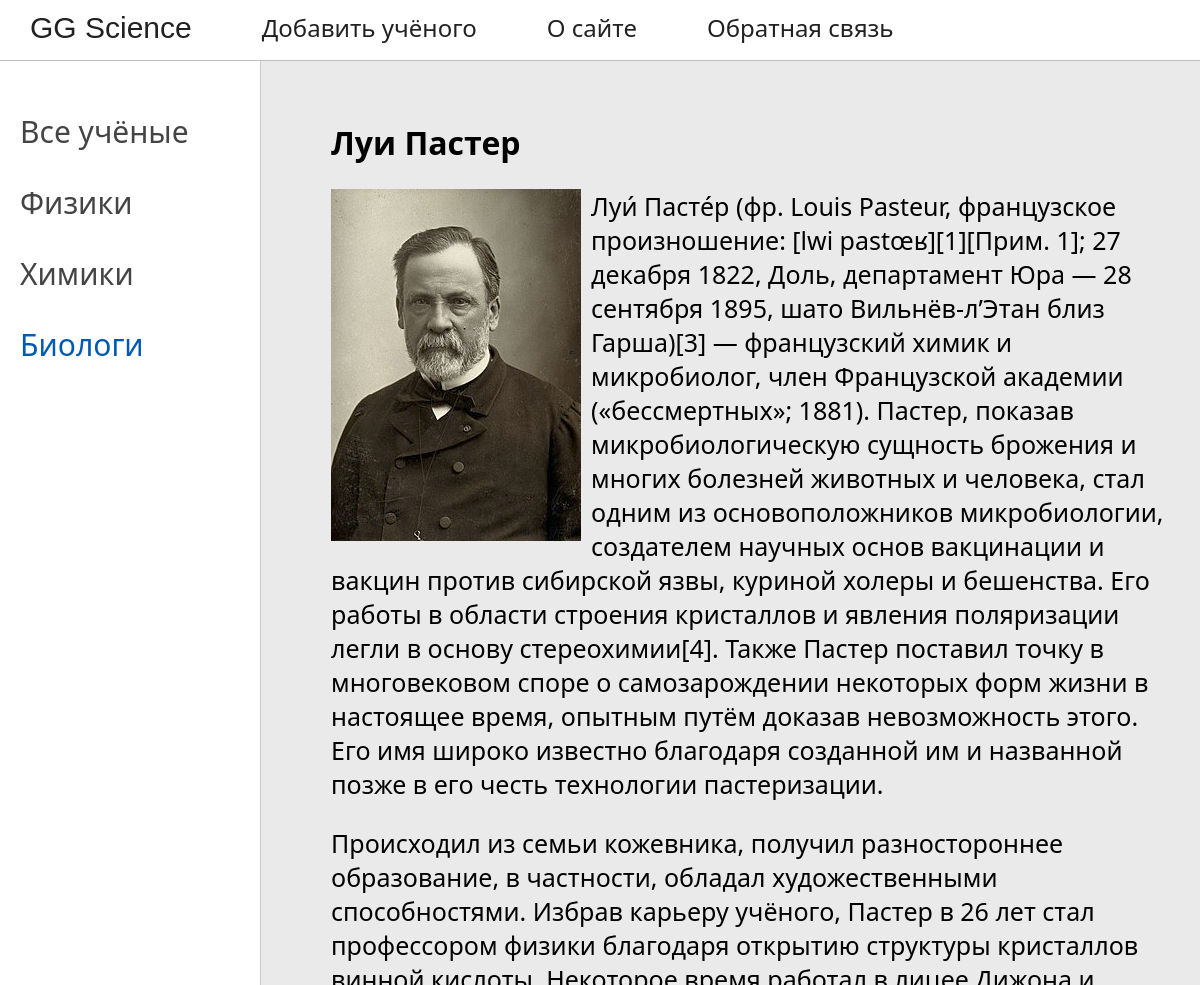
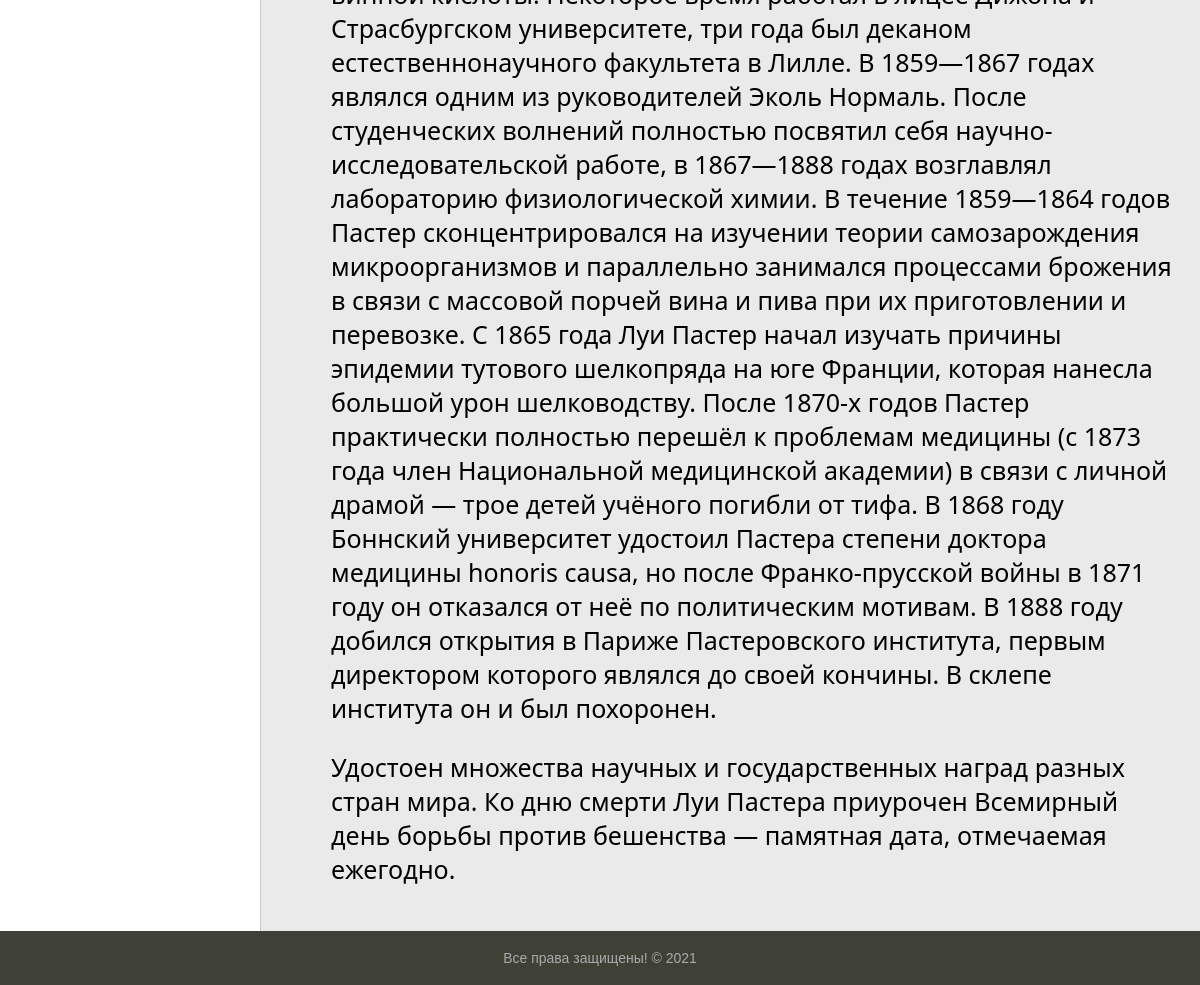
The page /show_post/lui-psater/ on the database as committed earlier (2 pictures, top to bottom).
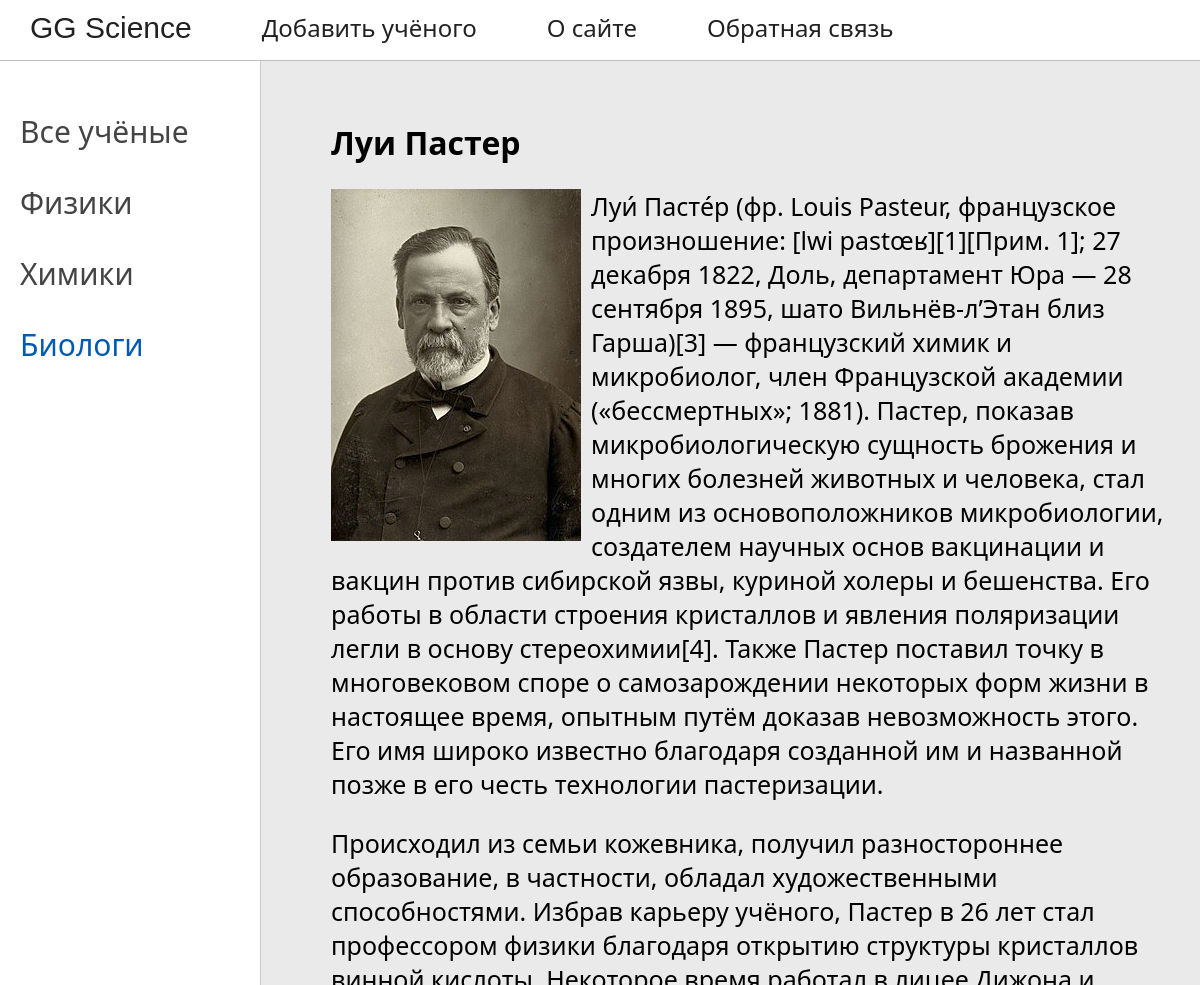
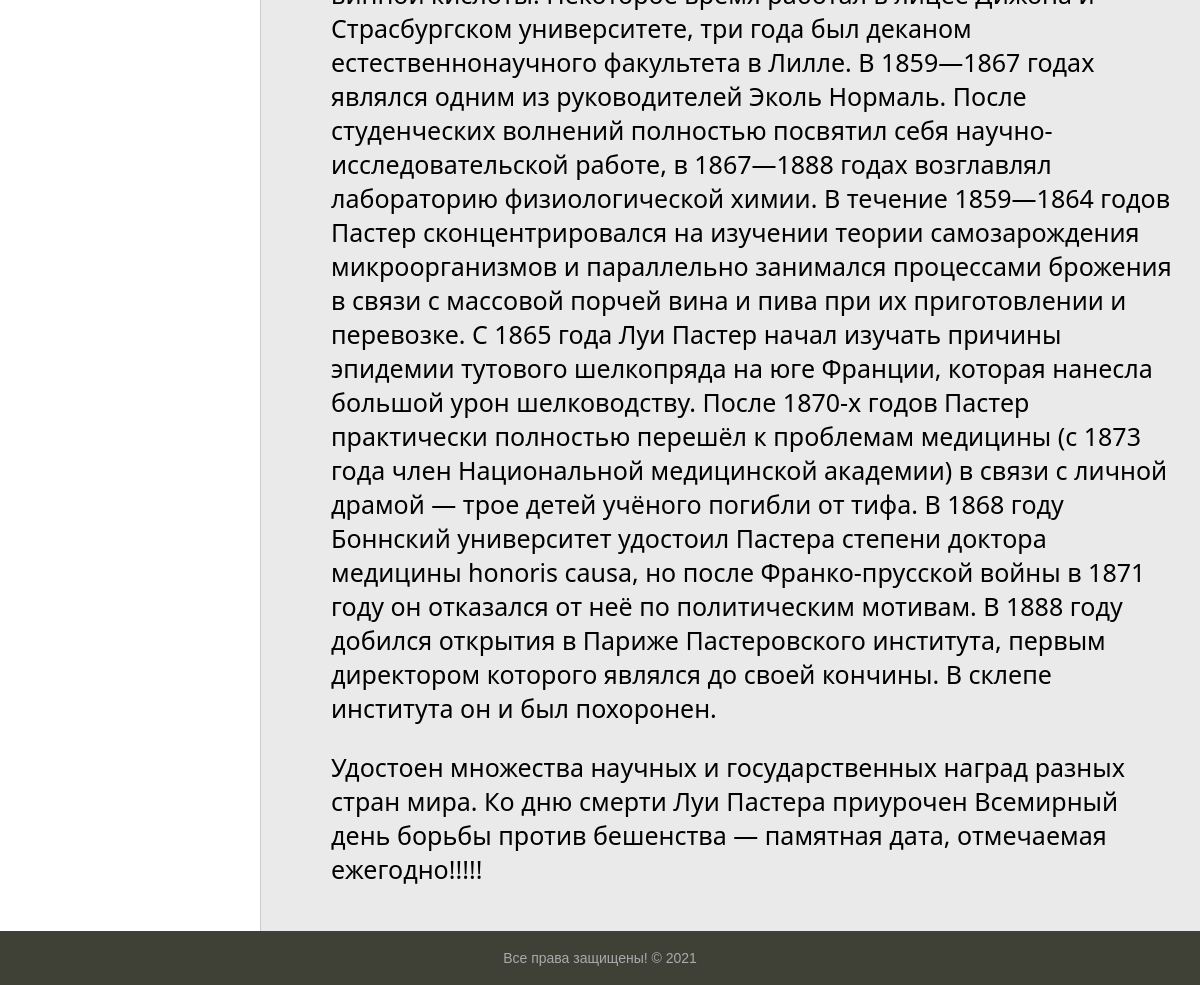
The same page on the database as committed later (2 pictures, top to bottom).
### Scientists/models.py (models this page shows, shortened)
class Scientists(models.Model):
    title = models.CharField(max_length=255, verbose_name="Заголовок")
    content = models.TextField(blank=True, verbose_name="Текст статьи")
    slug = models.SlugField(max_length=255, unique=True, db_index=True, verbose_name='URL')
    photo = models.ImageField(upload_to="%photos/%Y/%m/%d", verbose_name="Фотокарточка в досье")
    time_create = models.DateTimeField(auto_now_add=True, verbose_name="Создание")
    time_update = models.DateTimeField(auto_now=True, verbose_name="Дата изменения")
    is_published = models.BooleanField(default=True, verbose_name="Публикация")
    cat = models.ForeignKey('Category', on_delete=models.PROTECT, verbose_name="Категория", related_name='get_posts')
    class Meta:
        verbose_name = 'Учёный'
        verbose_name_plural = 'Ученые'
        ordering = ['time_create']

### Scientists/views.py (the view)
# urls.py: path('show_post/<slug:slug_name>/', ShowPost.as_view(), name='showpost'),
class ShowPost(Mixin, DetailView):
    model = Scientists
    slug_url_kwarg = 'slug_name'
    context_object_name = 'post'
    template_name = 'Scientists/show_post.html'
    def get_context_data(self, **kwargs):
        context = super().get_context_data(**kwargs)
        c_def = self.get_user_context(title=context['post'].title, selected=context['post'].cat_id)
        return dict(list(context.items()) + list(c_def.items()))

### Scientists/models.py (called while the page is built)
    def get_absolute_url(self):
        return reverse('category', kwargs={'slug_name': self.slug})

### Scientists/templatetags/Scientists_tags.py (called while the page is built)
@register.inclusion_tag(takes_context=True, filename="Scientists/menu.html")
def menu(context):
    menu = [
            {'title': 'О сайте', 'url_name': 'about'},
            {'title': 'Обратная связь', 'url_name': 'contact'},
            ]
    context["menu"] = menu
    return context

### Scientists/utils.py (called while the page is built)
    def get_user_context(self, **kwargs):
        context = kwargs
        register = self.request.user.is_authenticated
        cats = Category.objects.all()
        context['cats'] = cats
        return context

### Scientists/templates/Scientists/show_post.html
{% extends 'Scientists/base.html' %}
{% block content %}
<h1>{{post.title}}</h1>
{% if post.photo %}
<p><img class="img-article-left" src="{{post.photo.url}}"></p>
{% endif %}
<p>{{post.content|linebreaks}}</p>
{% endblock %}

Rows that differ between the two databases and show on the page:
changed Scientists "Луи Пастер": content "…— памятная дата, отмечаемая ежегодно." → "…— памятная дата, отмечаемая ежегодно!!!!!"
